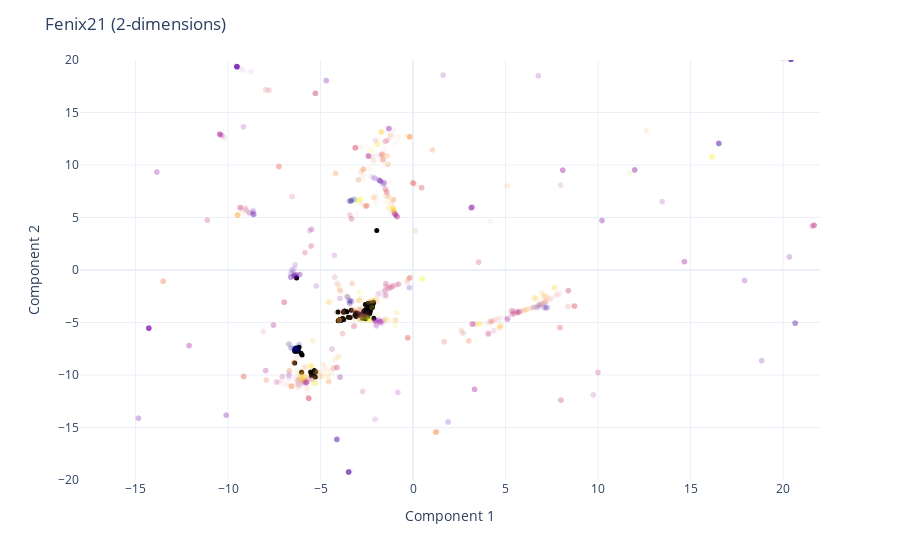

Notebook code cell kept with this figure:
### Code cell
fig = px.scatter(
    data_frame = train_2d,
    x = "Component 1",
    y = "Component 2", # Change components to visualize each of the 30 dimensions
    color = "KMeans Cluster",
    hover_data = ["taxon_id", "Target", "Media Cluster"],
    opacity = 0.02 #0.3
) 

fig.add_trace(
    go.Scatter(
        x=test_2d["Component 1"],  # x coordinates
        y=test_2d["Component 2"],  # y coordinates
        mode='markers',
        marker=dict(
            color='black',  
            size=5,  
            opacity=1.0 
        ),
        text=test_2d["taxon_id"]  # marker hover text
    )
)

steps = []
for i in range(11):  # 0 to 1 in steps of 0.1
    step = dict(
        method="restyle",
        args=[{"marker.opacity": [i/20]}, [0]],  # Adjust opacity of the first trace only
        label=str(i/20)
    )
    steps.append(step)
sliders = [dict(
    active=3,  # initial value corresponding to opacity=0.3
    currentvalue={"prefix": "Opacity: "},
    pad={"t": 50},
    steps=steps
)]

fig.update_coloraxes(showscale=False)
fig.update_layout(
    #sliders=sliders,
    title="Fenix21 (2-dimensions)",
    template="plotly_white",
    showlegend=False
)
fig.update_yaxes(range=[-20, 20])
fig.update_xaxes(range=[-18, 22])

fig.show()

### Figure 1 — Plotly figure (JSON) as saved in the notebook; plotly's stock layout.template omitted (floating-point values rounded to 4 significant figures; data arrays with more than 128 entries replaced by an {"elided": "..."} marker saying what was removed)
{"data": [{"customdata": {"elided": "8464x3 mixed values"}, "hovertemplate": "Component 1=%{x}<br>Component 2=%{y}<br>taxon_id=%{customdata[0]}<br>Target=%{customdata[1]}<br>Media Cluster=%{customdata[2]}<br>KMeans Cluster=%{marker.color}<extra></extra>", "legendgroup": "", "marker": {"color": {"elided": "8464 int values"}, "coloraxis": "coloraxis", "opacity": 0.02, "symbol": "circle"}, "mode": "markers", "name": "", "showlegend": false, "type": "scattergl", "x": {"elided": "8464 float values"}, "xaxis": "x", "y": {"elided": "8464 float values"}, "yaxis": "y"}, {"marker": {"color": "black", "opacity": 1, "size": 5}, "mode": "markers", "text": {"elided": "247 str values"}, "type": "scatter", "x": {"elided": "247 float values"}, "y": {"elided": "247 float values"}}], "layout": {"coloraxis": {"colorbar": {"title": {"text": "KMeans Cluster"}}, "colorscale": [[0, "#0d0887"], [0.1111, "#46039f"], [0.2222, "#7201a8"], [0.3333, "#9c179e"], [0.4444, "#bd3786"], [0.5556, "#d8576b"], [0.6667, "#ed7953"], [0.7778, "#fb9f3a"], [0.8889, "#fdca26"], [1, "#f0f921"]], "showscale": false}, "legend": {"tracegroupgap": 0}, "margin": {"t": 60}, "showlegend": false, "title": {"text": "Fenix21 (2-dimensions)"}, "xaxis": {"anchor": "y", "domain": [0, 1], "range": [-18, 22], "title": {"text": "Component 1"}}, "yaxis": {"anchor": "x", "domain": [0, 1], "range": [-20, 20], "title": {"text": "Component 2"}}}}
